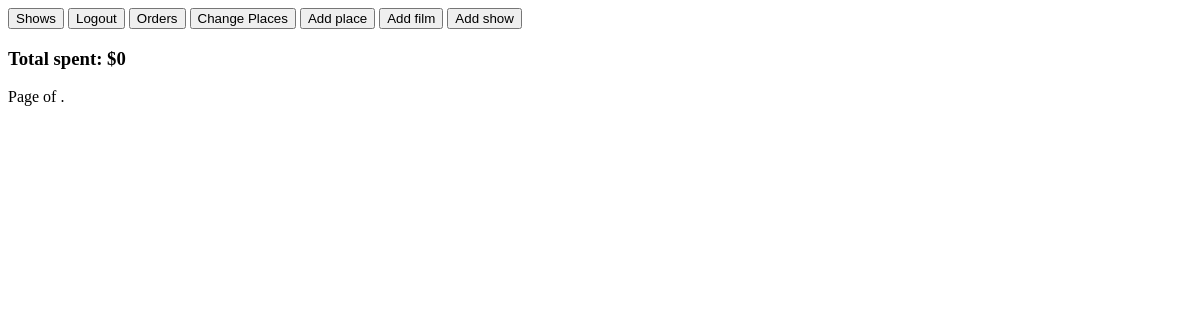
Page /orders/ (signed in) on the earlier database version.
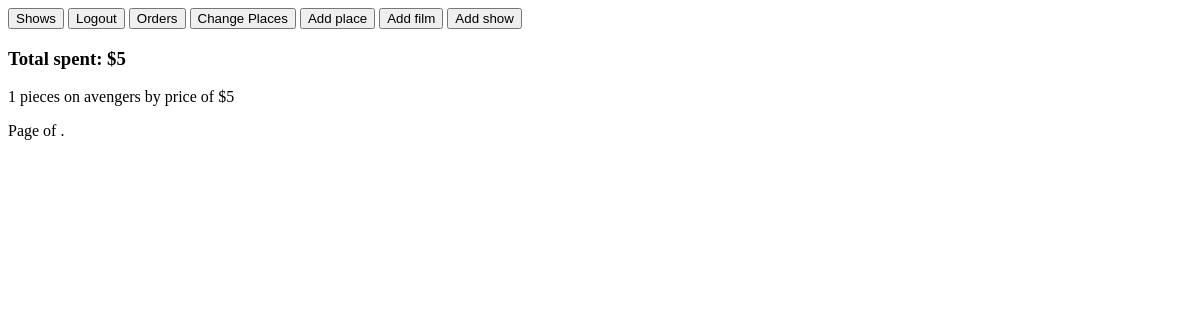
Same page on the later database version.
### some/models.py (models this page shows, shortened)
class Order(models.Model):
    user = models.ForeignKey('MyUser', on_delete=models.CASCADE)
    show = models.ForeignKey('Show', on_delete=models.CASCADE)
    amount = models.PositiveSmallIntegerField()
    def __str__(self):
        return f'{self.amount} pieces on {self.show.film.name}'

class Show(models.Model):
    place = models.ForeignKey('Place', on_delete=models.CASCADE, related_name='shows', related_query_name='shows')
    film = models.ForeignKey('Film', on_delete=models.CASCADE, related_query_name='shows', related_name='shows')
    show_time_start = models.DateTimeField(default=now)
    show_time_end = models.DateTimeField(default=now)
    busy = models.PositiveSmallIntegerField(default=0)
    price = models.PositiveSmallIntegerField()

class Film(models.Model):
    name = models.CharField(max_length=100, unique=True)
    begin = models.DateField()
    end = models.DateField()

### some/views.py (the view)
# urls.py: path('orders/', OrderListView.as_view(), name='orders'),
class OrderListView(LoginRequiredMixin, ListView):
    model = Order
    template_name = 'orders.html'
    def get_queryset(self):
        queryset = super().get_queryset()
        return queryset.filter(user__id=self.request.user.id)
    def get_context_data(self, *, object_list=None, **kwargs):
        total = sum([each.amount * each.show.price for each in self.object_list])
        return super().get_context_data(total=total)

### templates/orders.html (shortened to what this page needs)
{% extends 'base.html' %}
{% block info %}
    <h3>Total spent: ${{ total }}</h3>
    {% for object in object_list %}
        <p>{{ object }} by price of ${{ object.show.price }}</p>
    {% endfor %}
    <div class="pagination">
        <span class="step-links">
            <span class="current">
                Page {{ page_obj.number }} of {{ page_obj.paginator.num_pages }}.
            </span>
        </span>
    </div>
{% endblock %}

Differences in the rows shown:
added Order: amount+show "1 pieces on avengers", show.price "5"
Other differences:
{{ total }}: "0" → "5"
